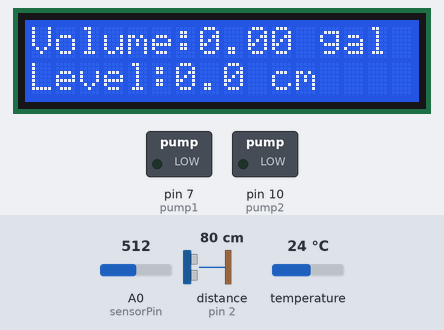
A sketch run on a simulated Arduino Uno, built with avr-gcc and run on an emulated ATmega328P. On the bench: 16×2 character LCD, switched loads named in the sketch (green lamp = pin HIGH). Wiring (inferred from the names in the program): ultrasonic range finder: trigger pin 3; echo pin 2. Inputs (shaded band) come from the test bench; at power-on: A0 (sensorPin) = 512, distance to the obstacle (sensor on pin 2) 80 cm, temperature 24 °C. The echo pulse lasts 58.3 µs per cm; pins used as bus, display or sensor lines are not drawn; what the sketch prints to the serial monitor is not drawn.

Above: at 3.2 s.
3.3 s: A0 (sensorPin) set to 306
At 8.2 s:
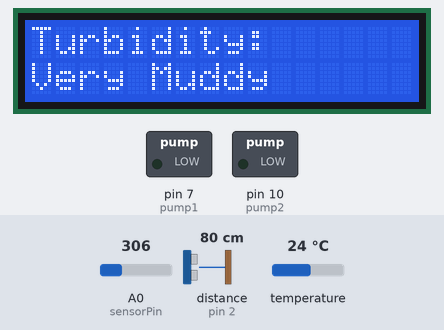
17.3 s: A0 (sensorPin) set to 510
At 22.3 s:
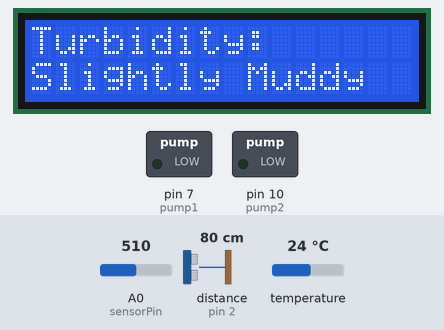
31.3 s: A0 (sensorPin) set to 810
At 36.4 s:
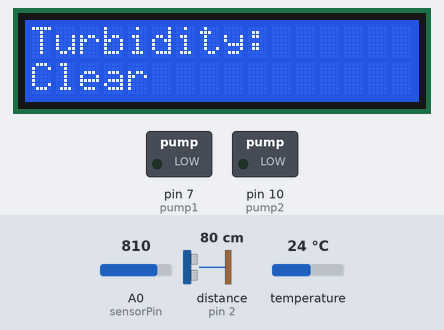
45.3 s: distance to the obstacle (sensor on pin 2) set to 2 cm
At 51.5 s:
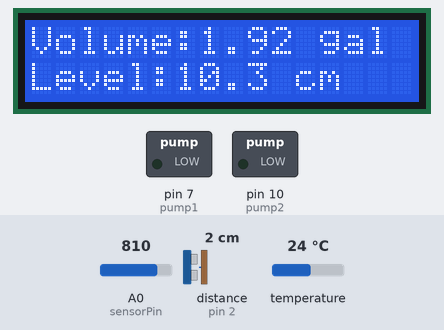
55.1 s: temperature set to 12 °C
At 61.4 s:
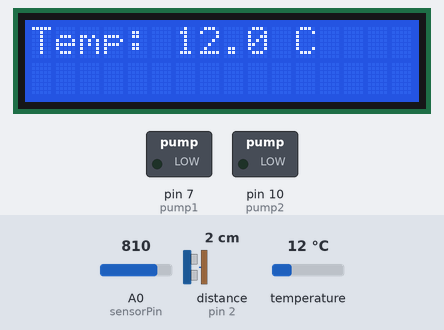
64.2 s: distance to the obstacle (sensor on pin 2) set to 4 cm
At 66.2 s:
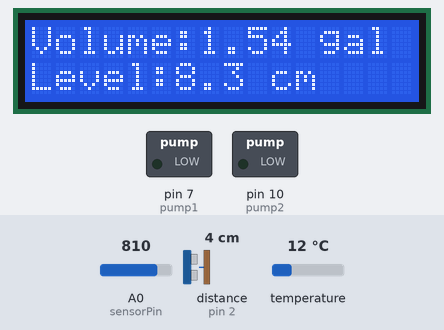
Timing chart, 0 to 67.7 s (numbered marks = the images above; inputs shaded):
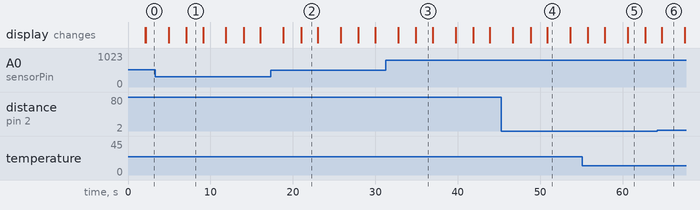

The sketch:

WataMonitor.ino
```cpp
#include <OneWire.h>
#include <DallasTemperature.h>
#include <Wire.h>
#include <LiquidCrystal_I2C.h>

// Pin definitions
const int trigPin = 3;
const int echoPin = 2;
const int pump1 = 7;
const int pump2 = 10;
const int sensorPin = A0;

// Container dimension (in cm)
const float L = 32.0;
const float W = 22.0;
const float H = 12.0;

// Ultrasonic sensor variables
long duration;
float h_water; // Water level height in cm (used to replace distance)
float volume;  // Volume in cubic centimeters
float gallons; // Volume in gallons

// Temperature sensor setup
#define ONE_WIRE_BUS 8
OneWire oneWire(ONE_WIRE_BUS);
DallasTemperature sensors(&oneWire);
float Celsius = 0;

// Turbidity sensor variables
float volt;
float ntu;

// LCD setup
LiquidCrystal_I2C lcd(0x27, 16, 2); // I2C address, 16 columns, 2 rows

void setup() {
  // Initialize LCD
  lcd.begin();
  lcd.backlight();
  lcd.clear();
  lcd.setCursor(0, 0);
  lcd.print("Initializing...");
  delay(2000);

  // Initialize sensors
  sensors.begin();
  pinMode(trigPin, OUTPUT);
  pinMode(echoPin, INPUT);

  // Initialize pumps
  pinMode(pump1, OUTPUT);
  pinMode(pump2, OUTPUT);
  digitalWrite(pump1, LOW);
  digitalWrite(pump2, LOW);

  lcd.clear();
  Serial.begin(9600); // Start serial communication
}

void loop() {
  // Measure water level
  digitalWrite(trigPin, LOW);
  delayMicroseconds(2);
  digitalWrite(trigPin, HIGH);
  delayMicroseconds(10);
  digitalWrite(trigPin, LOW);

  duration = pulseIn(echoPin, HIGH);
  h_water = duration * 0.0344 / 2;  // Water level (in cm)

  // Reverse the water level measurement (12cm = 0, 11cm = 1, ...)
  h_water = H - h_water;  // Reverse calculation
  h_water = constrain(h_water, 0, H); // Clamp water height between 0 and H

  volume = L * W * h_water;          // Volume in cm³
  gallons = volume / 3785.0;         // Convert to gallons

  // Display water level in gallons and height in cm
  lcd.clear();
  lcd.setCursor(0, 0);
  lcd.print("Volume:");
  lcd.print(gallons, 2);
  lcd.print(" gal");

  lcd.setCursor(0, 1);
  lcd.print("Level:");
  lcd.print(h_water, 1);
  lcd.print(" cm");

  delay(2000);

  // Read and display temperature
  sensors.requestTemperatures();
  Celsius = sensors.getTempCByIndex(0);

  lcd.clear();
  if (Celsius != -127.00) {
    lcd.setCursor(0, 0);
    lcd.print("Temp: ");
    lcd.print(Celsius, 1);
    lcd.print(" C");
  } else {
    lcd.setCursor(0, 0);
    lcd.print("Temp Error!");
  }

  delay(2000);

  // Read and display turbidity
  volt = 0;
  for (int i = 0; i < 800; i++) {
    volt += ((float)analogRead(sensorPin) / 1023) * 5;
  }
  volt = volt / 800;

  // Debugging: Log the sensor voltage
  Serial.print("Voltage: ");
  Serial.println(volt);

  // Simplified NTU calculation
  if (volt > 4.5) {
    ntu = 0; // Clear water
  } else if (volt > 3.0) {
    ntu = map(volt * 100, 300, 450, 1000, 0); // Adjust for clearer water
  } else {
    ntu = map(volt * 100, 0, 300, 3000, 1000); // Muddy water
  }

  // Classify turbidity
  String turbidityStatus;
  if (ntu < 500) {
    turbidityStatus = "Clear";
  } else if (ntu > 500 && ntu < 1500) {
    turbidityStatus = "Slightly Muddy";
  } else if (ntu > 1500 && ntu < 1900) {
    turbidityStatus = "Muddy";
  } else {
    turbidityStatus = "Very Muddy";
  }

  // Display turbidity and status
  lcd.clear();
  lcd.setCursor(0, 0);
  lcd.print("Turbidity:");
  lcd.setCursor(0, 1);
  lcd.print(turbidityStatus);
  Serial.print("NTU: ");
  Serial.println(ntu);

  delay(2000);
}

// Function to round to a specified number of decimal places
float round_to_dp(float in_value, int decimal_place) {
  float multiplier = pow(10.0, decimal_place);
  return round(in_value * multiplier) / multiplier;
}
```

Measured:
- after the input at 3.3 s, the display: first differs from a run without the input after 3.8 s (image 1)
- after the input at 17.3 s, the display: first differs from a run without the input after 3.7 s (image 2)
- after the input at 31.3 s, the display: first differs from a run without the input after 3.6 s (image 3)
- what the display in image 1 shows lasts 2.0 s, from 7.1 s to 9.1 s
- what the display in image 4 shows lasts 2.8 s, from 50.9 s to 53.7 s
- what the display in image 5 shows lasts 2.2 s, from 60.6 s to 62.8 s
